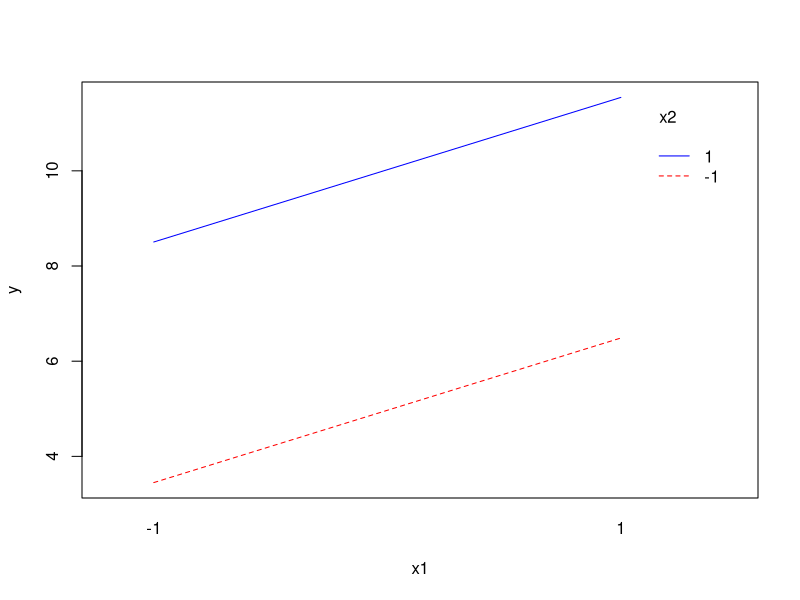
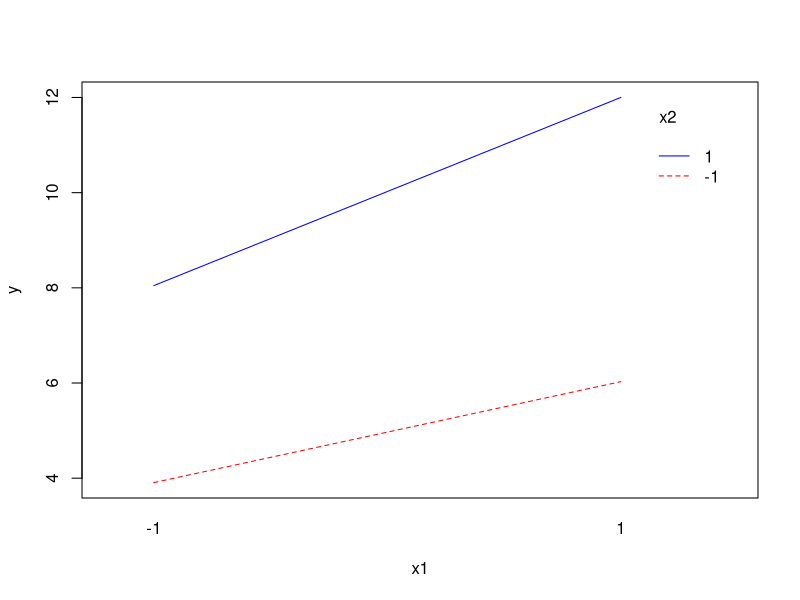

Write the R code that produced these figures, in order.
## ---- chunk 1
knitr::opts_chunk$set(echo = TRUE)
## ---- chunk 2

flow = c(4,4,6,6,4,4,6,6)
resistance = c(1,1,1,1,2,2,2,2)
voltage = c(3.802,4.013,6.065,5.992,7.934,8.159,11.865,12.138)

ohms.dat = data.frame(flow,resistance,voltage)

ohms.dat$x1 = 2*(ohms.dat$flow - mean(ohms.dat$flow)) / (range(ohms.dat$flow)[2]-range(ohms.dat$flow)[1])

ohms.dat$x2 = 2*(ohms.dat$resistance - mean(ohms.dat$resistance)) / (range(ohms.dat$resistance)[2]-range(ohms.dat$resistance)[1])

ohms.dat$y = ohms.dat$voltage

ohms.dat

additive.mod = lm(y ~ x1+x2,data=ohms.dat)
summary(additive.mod)

pred.add = predict(additive.mod)

interaction.plot(ohms.dat$x1,ohms.dat$x2,pred.add, col = c("red","blue"),trace.label = "x2",xlab = "x1",ylab = "y")

interaction.mod = lm(y ~ x1+x2+I(x1*x2),data=ohms.dat)
summary(interaction.mod)

interaction.plot(ohms.dat$x1,ohms.dat$x2,ohms.dat$y, col = c("red","blue"),trace.label = "x2",xlab = "x1",ylab = "y")

b0 = interaction.mod$coefficients[1]
b1 = interaction.mod$coefficients[2]
b2 = interaction.mod$coefficients[3]
b12 = interaction.mod$coefficients[4]


reg.estimates.x1 = matrix(c(b0+b2,b0,b0-b2,b1+b12,b1,b1-b12),nrow = 3)
dimnames(reg.estimates.x1) = list(c("x2=+1","x2=0","x2=-1"),c("intercept","slope"))

reg.estimates.x1



original.mod = lm(voltage ~ flow*resistance,data=ohms.dat)
summary(original.mod)
